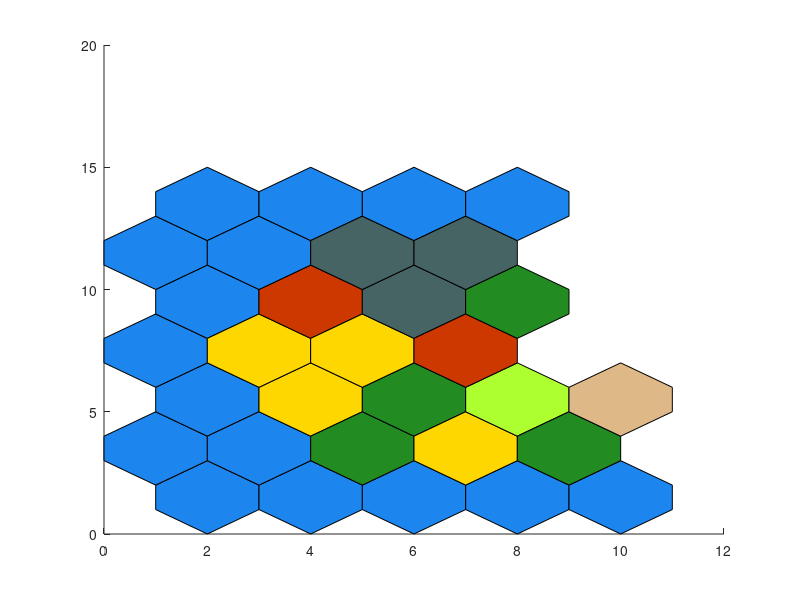

MATLAB code for this plot: (Note: this script raises an error after producing the figure.)
clear; close all

%% Create the board

resources = {'sheep' 'sheep' 'sheep' 'sheep' ...
             'wheat' 'wheat' 'wheat' 'wheat' ...
             'wood'  'wood'  'wood'  'wood'  ...
             'brick' 'brick' 'brick'         ...
             'ore'   'ore'   'ore'           ...
             'desert'}';

n = length(resources);
inds_resources = randperm(n);
tile = 0;

% Tile vertices
xhex = [0 0 1 2 2 1];
yhex = [1 2 3 2 1 0];

for ii = 1:7
    i = ii-1;
    for jj = 1:7
        j = jj-1;
        % Is the index actually on the board?
        if (i==1 && ismember(j,2:4)) || ...
                (i==2 && ismember(j,1:5)) || ...
                (i==3 && ismember(j,1:5)) || ...
                (i==4 && ismember(j,1:5)) || ...
                (i==5 && j==3)
            loc = 'on';
            tile = tile + 1;
        else
            loc = 'off';
        end
        
        % Get tile color
        if strcmp(loc,'on') % if on the board
            if strcmp(resources{inds_resources(tile)},'sheep')
                C = [173 255 47]/255;
            elseif strcmp(resources{inds_resources(tile)},'wheat')
                C = [255 215 0]/255;
            elseif strcmp(resources{inds_resources(tile)},'wood')
                C = [34 139 34]/255;
            elseif strcmp(resources{inds_resources(tile)},'brick')
                C = [205 55 0]/255;
            elseif strcmp(resources{inds_resources(tile)},'ore')
                C = [70 100 100]/255;
            elseif strcmp(resources{inds_resources(tile)},'desert')
                C = [222 184 135]/255;
            end
        elseif strcmp(loc,'off')
            C = [28 134 238]/255;
        end
        
        % Plot
        p = patch((xhex + mod(jj,2)) + 2*i,yhex + 2*j,C);
        if tile > 0 && strcmp(resources{inds_resources(tile)},'desert')
            nonumspot = p.Vertices;
        end
        hold on
    end
end
axis off
title('Happy settling!')


%% Put numbers on all the tiles

numbers = {'2' '3' '3' '4' '4' '5' '5' '6' '6' '8' '8' '9' '9' '10' ...
           '10' '11' '11' '12'};
numlocs = [5 3.5; 7 3.5; 9 3.5; 4 5.5; 6 5.5; 8 5.5; 10 5.5; 3 7.5; ...
           5 7.5; 7 7.5; 9 7.5; 11 7.5; 4 9.5; 6 9.5; 8 9.5; 10 9.5; ...
           5 11.5; 7 11.5; 9 11.5];
nonumloc = [nonumspot(3,1) (nonumspot(1,2)+nonumspot(2,2))/2];
inds_numbers = randperm(n-1);

for ii = 1:n
    if isequal(numlocs(ii,:),nonumloc)
        numlocs(ii,:) = [];
        break
    end
end

text(numlocs(inds_numbers,1),numlocs(inds_numbers,2),numbers,...
    'HorizontalAlignment','center')



%% Add ports
       
ports = {'sheep' '?' 'wheat' '?' 'wood' '?' 'brick' '?' 'ore'}';

portlocs = [1 7.5; 3 11.5; 6 13.5; 10 13.5; 12 9.5; 12 5.5; 10 1.5; ...
            6 1.5; 3 3.5];
np = length(portlocs);
inds_port = randperm(np);

text(portlocs(inds_port,1),portlocs(inds_port,2),ports,...
    'HorizontalAlignment','center')


